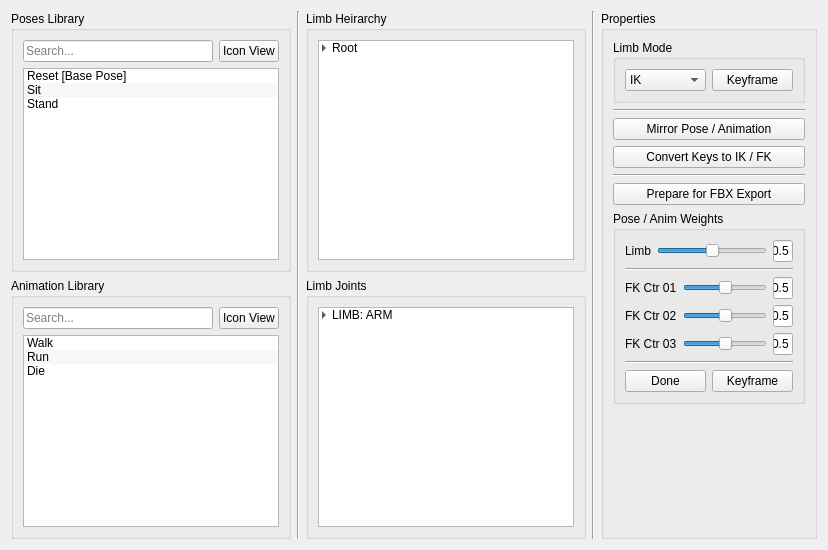
        <widget class="QWidget" name="tab_4">
         <attribute name="title">
          <string>Animation</string>
         </attribute>
         <layout class="QHBoxLayout" name="horizontalLayout_33">
          <item>
           <layout class="QHBoxLayout" name="horizontalLayout_26">
            <item>
             <layout class="QVBoxLayout" name="verticalLayout_22">
              <item>
               <widget class="QGroupBox" name="groupBox_19">
                <property name="title">
                 <string>Poses Library</string>
                </property>
                <layout class="QHBoxLayout" name="horizontalLayout_27">
                 <item>
                  <layout class="QVBoxLayout" name="verticalLayout_18">
                   <item>
                    <layout class="QHBoxLayout" name="horizontalLayout_35">
                     <item>
                      <widget class="QLineEdit" name="lineEdit_6">
                       <property name="placeholderText">
                        <string>Search...</string>
                       </property>
                      </widget>
                     </item>
                     <item>
                      <widget class="QPushButton" name="pushButton_13">
                       <property name="maximumSize">
                        <size>
                         <width>60</width>
                         <height>16777215</height>
                        </size>
                       </property>
                       <property name="text">
                        <string>Icon View</string>
                       </property>
                      </widget>
                     </item>
                    </layout>
                   </item>
                   <item>
                    <widget class="QListWidget" name="listWidget_7">
                     <property name="alternatingRowColors">
                      <bool>true</bool>
                     </property>
                     <item>
                      <property name="text">
                       <string>Reset [Base Pose]</string>
                      </property>
                     </item>
                     <item>
                      <property name="text">
                       <string>Sit</string>
                      </property>
                     </item>
                     <item>
                      <property name="text">
                       <string>Stand</string>
                      </property>
                     </item>
                    </widget>
                   </item>
                  </layout>
                 </item>
                </layout>
               </widget>
              </item>
              <item>
               <widget class="QGroupBox" name="groupBox_20">
                <property name="title">
                 <string>Animation Library</string>
                </property>
                <layout class="QHBoxLayout" name="horizontalLayout_28">
                 <item>
                  <layout class="QVBoxLayout" name="verticalLayout_23">
                   <item>
                    <layout class="QHBoxLayout" name="horizontalLayout_34">
                     <item>
                      <widget class="QLineEdit" name="lineEdit_5">
                       <property name="placeholderText">
                        <string>Search...</string>
                       </property>
                      </widget>
                     </item>
                     <item>
                      <widget class="QPushButton" name="pushButton_11">
                       <property name="maximumSize">
                        <size>
                         <width>60</width>
                         <height>16777215</height>
                        </size>
                       </property>
                       <property name="text">
                        <string>Icon View</string>
                       </property>
                      </widget>
                     </item>
                    </layout>
                   </item>
                   <item>
                    <widget class="QListWidget" name="listWidget_8">
                     <property name="alternatingRowColors">
                      <bool>true</bool>
                     </property>
                     <item>
                      <property name="text">
                       <string>Walk</string>
                      </property>
                     </item>
                     <item>
                      <property name="text">
                       <string>Run</string>
                      </property>
                     </item>
                     <item>
                      <property name="text">
                       <string>Die</string>
                      </property>
                     </item>
                    </widget>
                   </item>
                  </layout>
                 </item>
                </layout>
               </widget>
              </item>
             </layout>
            </item>
            <item>
             <widget class="Line" name="line_9">
              <property name="orientation">
               <enum>Qt::Vertical</enum>
              </property>
             </widget>
            </item>
            <item>
             <layout class="QVBoxLayout" name="verticalLayout_10">
              <item>
               <widget class="QGroupBox" name="groupBox_10">
                <property name="title">
                 <string>Limb Heirarchy</string>
                </property>
                <layout class="QHBoxLayout" name="horizontalLayout_12">
                 <item>
                  <layout class="QVBoxLayout" name="verticalLayout_35">
                   <item>
                    <widget class="QTreeWidget" name="treeWidget_2">
                     <property name="autoScrollMargin">
                      <number>16</number>
                     </property>
                     <property name="alternatingRowColors">
                      <bool>true</bool>
                     </property>
                     <property name="selectionMode">
                      <enum>QAbstractItemView::MultiSelection</enum>
                     </property>
                     <property name="autoExpandDelay">
                      <number>-1</number>
                     </property>
                     <property name="indentation">
                      <number>10</number>
                     </property>
                     <property name="headerHidden">
                      <bool>true</bool>
                     </property>
                     <column>
                      <property name="text">
                       <string notr="true">1</string>
                      </property>
                     </column>
                     <item>
                      <property name="text">
                       <string>Root</string>
                      </property>
                      <item>
                       <property name="text">
                        <string>Spine</string>
                       </property>
                       <item>
                        <property name="text">
                         <string>Arm (M)</string>
                        </property>
                        <item>
                         <property name="text">
                          <string>Hand</string>
                         </property>
                        </item>
                       </item>
                       <item>
                        <property name="text">
                         <string>Head</string>
                        </property>
                       </item>
                       <item>
                        <property name="text">
                         <string>Leg (M)</string>
                        </property>
                       </item>
                       <item>
                        <property name="text">
                         <string>Tail</string>
                        </property>
                       </item>
                      </item>
                     </item>
                    </widget>
                   </item>
                  </layout>
                 </item>
                </layout>
               </widget>
              </item>
              <item>
               <widget class="QGroupBox" name="groupBox_15">
                <property name="title">
                 <string>Limb Joints</string>
                </property>
                <layout class="QVBoxLayout" name="verticalLayout_11">
                 <item>
                  <layout class="QVBoxLayout" name="verticalLayout_26">
                   <item>
                    <widget class="QTreeWidget" name="treeWidget_4">
                     <property name="alternatingRowColors">
                      <bool>true</bool>
                     </property>
                     <property name="indentation">
                      <number>10</number>
                     </property>
                     <property name="headerHidden">
                      <bool>true</bool>
                     </property>
                     <column>
                      <property name="text">
                       <string>1</string>
                      </property>
                     </column>
                     <item>
                      <property name="text">
                       <string>LIMB: ARM</string>
                      </property>
                      <item>
                       <property name="text">
                        <string>CLV [R]</string>
                       </property>
                       <item>
                        <property name="text">
                         <string>SLD [R]</string>
                        </property>
                        <item>
                         <property name="text">
                          <string>ELB [R]</string>
                         </property>
                         <item>
                          <property name="text">
                           <string>WRS [R]</string>
                          </property>
                         </item>
                        </item>
                       </item>
                      </item>
                      <item>
                       <property name="text">
                        <string>CLV [L]</string>
                       </property>
                       <item>
                        <property name="text">
                         <string>SLD [L]</string>
                        </property>
                        <item>
                         <property name="text">
                          <string>ELB [L]</string>
                         </property>
                         <item>
                          <property name="text">
                           <string>WRS [L]</string>
                          </property>
                         </item>
                        </item>
                       </item>
                      </item>
                     </item>
                    </widget>
                   </item>
                  </layout>
                 </item>
                </layout>
               </widget>
              </item>
             </layout>
            </item>
            <item>
             <widget class="Line" name="line_10">
              <property name="orientation">
               <enum>Qt::Vertical</enum>
              </property>
             </widget>
            </item>
            <item>
             <layout class="QVBoxLayout" name="verticalLayout_27">
              <item>
               <widget class="QGroupBox" name="groupBox_23">
                <property name="title">
                 <string>Properties</string>
                </property>
                <layout class="QHBoxLayout" name="horizontalLayout_31">
                 <item>
                  <layout class="QVBoxLayout" name="verticalLayout_28">
                   <item>
                    <widget class="QGroupBox" name="groupBox_13">
                     <property name="title">
                      <string>Limb Mode</string>
                     </property>
                     <layout class="QHBoxLayout" name="horizontalLayout_68">
                      <item>
                       <layout class="QHBoxLayout" name="horizontalLayout_69">
                        <item>
                         <widget class="QComboBox" name="comboBox_9">
                          <item>
                           <property name="text">
                            <string>IK</string>
                           </property>
                          </item>
                          <item>
                           <property name="text">
                            <string>FK</string>
                           </property>
                          </item>
                         </widget>
                        </item>
                        <item>
                         <widget class="QPushButton" name="pushButton_7">
                          <property name="text">
                           <string>Keyframe</string>
                          </property>
                         </widget>
                        </item>
                       </layout>
                      </item>
                     </layout>
                    </widget>
                   </item>
                   <item>
                    <widget class="Line" name="line_5">
                     <property name="orientation">
                      <enum>Qt::Horizontal</enum>
                     </property>
                    </widget>
                   </item>
                   <item>
                    <widget class="QPushButton" name="pushButton_14">
                     <property name="text">
                      <string>Mirror Pose / Animation</string>
                     </property>
                    </widget>
                   </item>
                   <item>
                    <widget class="QPushButton" name="pushButton_15">
                     <property name="text">
                      <string>Convert Keys to IK / FK</string>
                     </property>
                    </widget>
                   </item>
                   <item>
                    <widget class="Line" name="line_15">
                     <property name="orientation">
                      <enum>Qt::Horizontal</enum>
                     </property>
                    </widget>
                   </item>
                   <item>
                    <widget class="QPushButton" name="pushButton_6">
                     <property name="toolTip">
                      <string>Bake animation to joints, deleted unnecessary groups...</string>
                     </property>
                     <property name="text">
                      <string>Prepare for FBX Export</string>
                     </property>
                    </widget>
                   </item>
                   <item>
                    <widget class="QGroupBox" name="groupBox_7">
                     <property name="title">
                      <string>Pose / Anim Weights</string>
                     </property>
                     <layout class="QVBoxLayout" name="verticalLayout_15">
                      <item>
                       <layout class="QVBoxLayout" name="verticalLayout_24">
                        <item>
                         <layout class="QHBoxLayout" name="horizontalLayout_19">
                          <item>
                           <widget class="QLabel" name="label_6">
                            <property name="text">
                             <string>Limb</string>
                            </property>
                           </widget>
                          </item>
                          <item>
                           <widget class="QSlider" name="horizontalSlider_9">
                            <property name="value">
                             <number>50</number>
                            </property>
                            <property name="orientation">
                             <enum>Qt::Horizontal</enum>
                            </property>
                           </widget>
                          </item>
                          <item>
                           <widget class="QLineEdit" name="lineEdit_9">
                            <property name="maximumSize">
                             <size>
                              <width>20</width>
                              <height>16777215</height>
                             </size>
                            </property>
                            <property name="text">
                             <string>0.5</string>
                            </property>
                           </widget>
                          </item>
                         </layout>
                        </item>
                        <item>
                         <widget class="Line" name="line_7">
                          <property name="orientation">
                           <enum>Qt::Horizontal</enum>
                          </property>
                         </widget>
                        </item>
                        <item>
                         <layout class="QHBoxLayout" name="horizontalLayout_20">
                          <item>
                           <widget class="QLabel" name="label_16">
                            <property name="text">
                             <string>FK Ctr 01</string>
                            </property>
                           </widget>
                          </item>
                          <item>
                           <widget class="QSlider" name="horizontalSlider_10">
                            <property name="value">
                             <number>50</number>
                            </property>
                            <property name="orientation">
                             <enum>Qt::Horizontal</enum>
                            </property>
                           </widget>
                          </item>
                          <item>
                           <widget class="QLineEdit" name="lineEdit_10">
                            <property name="maximumSize">
                             <size>
                              <width>20</width>
                              <height>16777215</height>
                             </size>
                            </property>
                            <property name="text">
                             <string>0.5</string>
                            </property>
                           </widget>
                          </item>
                         </layout>
                        </item>
                        <item>
                         <layout class="QHBoxLayout" name="horizontalLayout_41">
                          <item>
                           <widget class="QLabel" name="label_25">
                            <property name="text">
                             <string>FK Ctr 02</string>
                            </property>
                           </widget>
                          </item>
                          <item>
                           <widget class="QSlider" name="horizontalSlider_11">
                            <property name="value">
                             <number>50</number>
                            </property>
                            <property name="orientation">
                             <enum>Qt::Horizontal</enum>
                            </property>
                           </widget>
                          </item>
                          <item>
                           <widget class="QLineEdit" name="lineEdit_11">
                            <property name="maximumSize">
                             <size>
                              <width>20</width>
                              <height>16777215</height>
                             </size>
                            </property>
                            <property name="text">
                             <string>0.5</string>
                            </property>
                           </widget>
                          </item>
                         </layout>
                        </item>
                        <item>
                         <layout class="QHBoxLayout" name="horizontalLayout_50">
                          <item>
                           <widget class="QLabel" name="label_26">
                            <property name="text">
                             <string>FK Ctr 03</string>
                            </property>
                           </widget>
                          </item>
                          <item>
                           <widget class="QSlider" name="horizontalSlider_12">
                            <property name="value">
                             <number>50</number>
                            </property>
                            <property name="orientation">
                             <enum>Qt::Horizontal</enum>
                            </property>
                           </widget>
                          </item>
                          <item>
                           <widget class="QLineEdit" name="lineEdit_12">
                            <property name="maximumSize">
                             <size>
                              <width>20</width>
                              <height>16777215</height>
                             </size>
                            </property>
                            <property name="text">
                             <string>0.5</string>
                            </property>
                           </widget>
                          </item>
                         </layout>
                        </item>
                        <item>
                         <widget class="Line" name="line_16">
                          <property name="orientation">
                           <enum>Qt::Horizontal</enum>
                          </property>
                         </widget>
                        </item>
                        <item>
                         <layout class="QHBoxLayout" name="horizontalLayout_67">
                          <item>
                           <widget class="QPushButton" name="pushButton_21">
                            <property name="text">
                             <string>Done</string>
                            </property>
                           </widget>
                          </item>
                          <item>
                           <widget class="QPushButton" name="pushButton_22">
                            <property name="text">
                             <string>Keyframe</string>
                            </property>
                           </widget>
                          </item>
                         </layout>
                        </item>
                       </layout>
                      </item>
                     </layout>
                    </widget>
                   </item>
                   <item>
                    <spacer name="verticalSpacer_4">
                     <property name="orientation">
                      <enum>Qt::Vertical</enum>
                     </property>
                     <property name="sizeHint" stdset="0">
                      <size>
                       <width>20</width>
                       <height>40</height>
                      </size>
                     </property>
                    </spacer>
                   </item>
                  </layout>
                 </item>
                </layout>
               </widget>
              </item>
             </layout>
            </item>
           </layout>
          </item>
         </layout>
        </widget>
